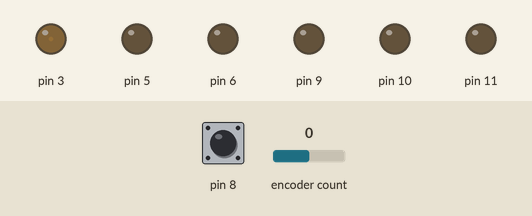
Recording of a sketch running on a simulated Arduino Uno, built with avr-gcc and run on an emulated ATmega328P. Parts: output pins drawn as LEDs (lit = HIGH). The test bench sets the inputs (shaded band); at power-on: encoder count 0, pin 8 HIGH.

Above: at 1.2 s.
1.3 s: encoder count set to -1
At 2.5 s:
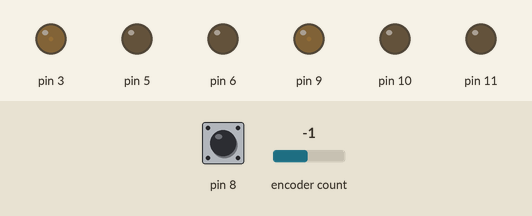
2.8 s: pin 8 pulled LOW for 0.15 s
At 3.3 s:
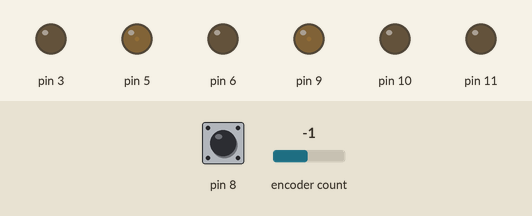
4.4 s: encoder count set to -2
At 5.0 s:
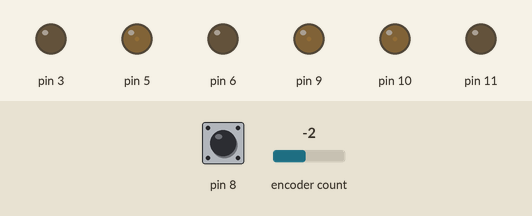
5.9 s: pin 8 pulled LOW for 1 s
At 7.9 s:
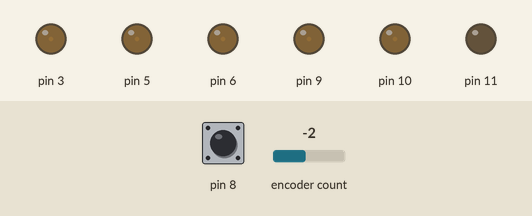
8.4 s: pin 8 pulled LOW for 3.2 s
At 9.9 s:
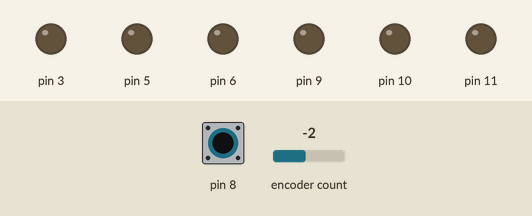
13.1 s: pin 8 pulled LOW for 0.15 s
Timing chart, 0 to 16.1 s (numbered marks = the images above; inputs shaded):
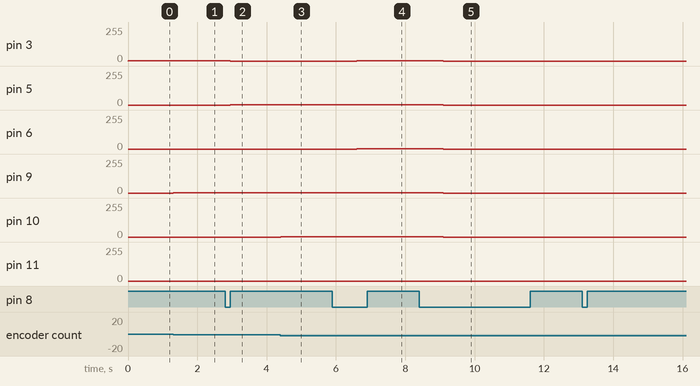

Measured:
- after the input at 1.3 s, pin 9: 0/255 → 1/255 at once
- after the input at 2.8 s, pin 3: 3/255 → 0/255 after 0.15 s; pin 5: 0/255 → 2/255 after 0.15 s
- after the input at 4.4 s, pin 10: 0/255 → 1/255 at once
- after the input at 5.9 s, pin 3, pin 6: 0/255 → 3/255 after 0.70 s; pin 5: 2/255 → 3/255 after 0.70 s
- after the input at 8.4 s, pin 3, pin 5, pin 6: 3/255 → 0/255 after 0.70 s; pin 9, pin 10: 1/255 → 0/255 after 0.70 s

The sketch:

rgbox.ino
```cpp
#define CLK 7
#define DT 4
#define SW 8
#include "GyverEncoder.h"
Encoder enc1(CLK, DT, SW);

int rVal = 127;int gVal = 1;int bVal = 127;int rDir = -1;int gDir = 1;int bDir = -1;

void setup() {
  Serial.begin(9600);
  pinMode(9, OUTPUT);
  pinMode(10, OUTPUT);
  pinMode(11, OUTPUT);
  pinMode(3, OUTPUT);
  pinMode(5, OUTPUT);
  pinMode(6, OUTPUT);
}

void loop() {
    int r=0;int g=0;int b=0;int rbuff=0;int gbuff=0;int bbuff=0;int color=1;int mode=0;int del=3000;bool rainbow=false;bool buff=true;
    while(1){
        enc1.tick();

        switch (mode) {
          case 0:
              if(buff==true){r=rbuff;g=gbuff;b=bbuff;buff=false;}
              if(color==1){
                if (enc1.isRight()){ r--;if(r<=1){r=0;}  }
                if (enc1.isLeft()) { r++;if(r>=254){r=254;}  }
                if (enc1.isRightH()){ r=r-10;if(r<=1){r=0;}  }
                if (enc1.isLeftH()) { r=r+10;if(r>=254){r=254;}  }
                analogWrite(3,3);analogWrite(5,0);analogWrite(6,0);
                rbuff=r;
              }
              if(color==2){
                if (enc1.isRight()){ g--;if(g<=1){g=0;}  }
                if (enc1.isLeft()) { g++;if(g>=254){g=254;}  }
                if (enc1.isRightH()){ g=g-10;if(g<=1){g=0;}  }
                if (enc1.isLeftH()) { g=g+10;if(g>=254){g=254;}  }
                analogWrite(3,0);analogWrite(5,2);analogWrite(6,0);
                gbuff=g;
              }
              if(color==3){
                if (enc1.isRight()){ b--;if(b<=1){b=0;}  }
                if (enc1.isLeft()) { b++;if(b>=254){b=254;}  }
                if (enc1.isRightH()){ b=b-10;if(b<=1){b=0;}  }
                if (enc1.isLeftH()) { b=b+10;if(b>=254){b=254;}  }
                analogWrite(3,0);analogWrite(5,0);analogWrite(6,3);
                bbuff=b;
              }
              if (enc1.isClick()){ color++;}
              if(color==4) color=1;
          break;
          case 1:
              if(buff==true){r=rbuff;g=gbuff;b=bbuff;buff=false;}
              if (enc1.isRight()){ r--;g--;b--;if(r<=1){r=0;}if(g<=1){g=0;}if(b<=1){b=0;}  }
              if (enc1.isLeft()) { if(r!=0)r++;if(g!=0)g++;if(b!=0)b++;if(r>=254){r=254;}if(g>=254){g=254;}if(b>=254){b=254;}  }
              analogWrite(3,3);analogWrite(5,3);analogWrite(6,3);
              rbuff=r;gbuff=g;bbuff=b;
          break;
          case 2:
              if (enc1.isRight()){ del=del-30;if(del<=5){del=3;}  }
              if (enc1.isLeft()) { del=del+30;if(del>=6000){del=6000;}  }
              if (enc1.isClick()){if(rainbow==false){rainbow=true;}else{rainbow=false;}}
              rVal = rVal + rDir;r=rVal;analogWrite(3,map(r,0,255,0,1));
              gVal = gVal + gDir;g=gVal;analogWrite(5,map(g,0,255,0,1));
              bVal = bVal + bDir;b=bVal;analogWrite(6,map(b,0,255,0,1));
              if (rVal >= 127 || rVal <= 0) {rDir = rDir * -1;}
              if (gVal >= 255 || gVal <= 0) {gDir = gDir * -1;}
              if (bVal >= 255 || bVal <= 0) {bDir = bDir * -1;}
              if (rainbow==false){r=0;g=0;b=0;}
              delayMicroseconds(del);analogWrite(3,0);analogWrite(5,0);analogWrite(6,0);
          break;
        }

        if(enc1.isHolded()){mode++;if(mode==3)mode=0;rainbow=false;buff=true;while(enc1.isHolded()){}}

        analogWrite(9,r);
        analogWrite(10,g);
        analogWrite(11,b);
    }
}
```
